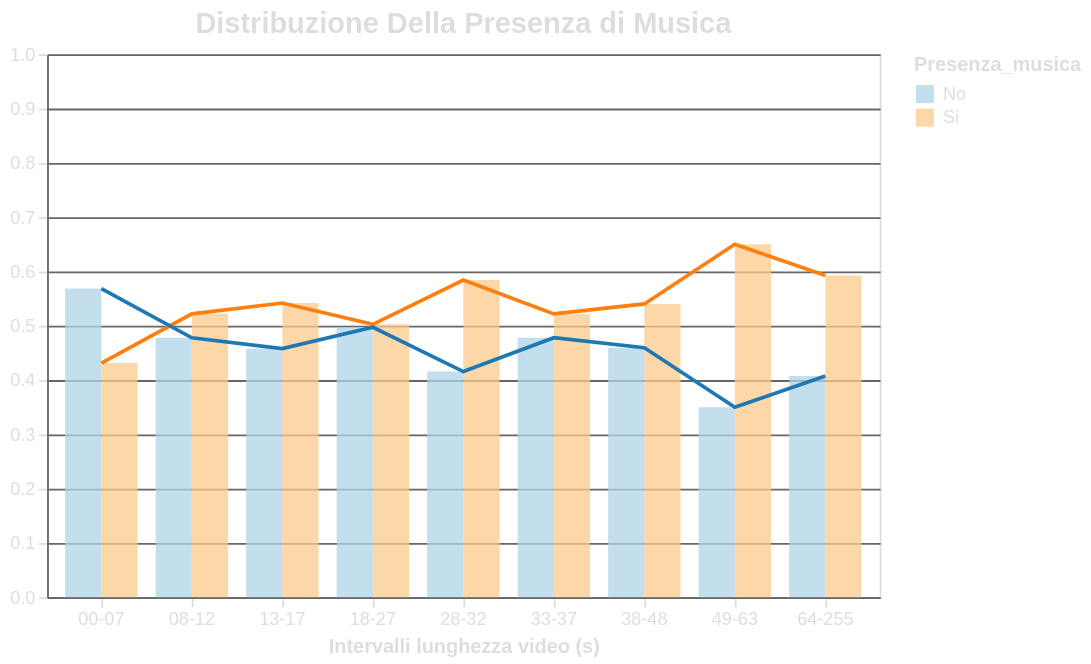

Vega-Lite specification for this chart:
### Vega-Lite specification from a JSON file in a GitHub repository (floating-point values rounded to 4 significant figures)
{"$schema": "https://vega.github.io/schema/vega-lite/v5.17.0.json", "config": {"axis": {"labelAngle": 0, "domainColor": "#666666", "gridColor": "#666666", "labelColor": "#DBDEE1", "tickColor": "#DBDEE1", "titleColor": "#DBDEE1"}, "background": "transparent", "legend": {"labelColor": "#DBDEE1", "titleColor": "#DBDEE1"}, "title": {"color": "#DBDEE1", "fontSize": 16}}, "datasets": {"data-9f260ba2ba9ca59601691fbf62751cdd": [{"Durata Intervallo": "00-07", "Percentuale": 0.4314, "Presenza_musica": "Si"}, {"Durata Intervallo": "08-12", "Percentuale": 0.522, "Presenza_musica": "Si"}, {"Durata Intervallo": "13-17", "Percentuale": 0.542, "Presenza_musica": "Si"}, {"Durata Intervallo": "18-27", "Percentuale": 0.5027, "Presenza_musica": "Si"}, {"Durata Intervallo": "28-32", "Percentuale": 0.5843, "Presenza_musica": "Si"}, {"Durata Intervallo": "33-37", "Percentuale": 0.5219, "Presenza_musica": "Si"}, {"Durata Intervallo": "38-48", "Percentuale": 0.5404, "Presenza_musica": "Si"}, {"Durata Intervallo": "49-63", "Percentuale": 0.65, "Presenza_musica": "Si"}, {"Durata Intervallo": "64-255", "Percentuale": 0.5926, "Presenza_musica": "Si"}], "data-a01dfcbaaa81fbad60566a96d79c62e9": [{"Durata Intervallo": "00-07", "Percentuale": 0.5686, "Presenza_musica": "No"}, {"Durata Intervallo": "08-12", "Percentuale": 0.478, "Presenza_musica": "No"}, {"Durata Intervallo": "13-17", "Percentuale": 0.458, "Presenza_musica": "No"}, {"Durata Intervallo": "18-27", "Percentuale": 0.4973, "Presenza_musica": "No"}, {"Durata Intervallo": "28-32", "Percentuale": 0.4157, "Presenza_musica": "No"}, {"Durata Intervallo": "33-37", "Percentuale": 0.4781, "Presenza_musica": "No"}, {"Durata Intervallo": "38-48", "Percentuale": 0.4596, "Presenza_musica": "No"}, {"Durata Intervallo": "49-63", "Percentuale": 0.35, "Presenza_musica": "No"}, {"Durata Intervallo": "64-255", "Percentuale": 0.4074, "Presenza_musica": "No"}], "data-acf282d54d1ed83acbfc459a1733247d": [{"Durata Intervallo": "00-07", "Percentuale": 0.5686, "Presenza_musica": "No"}, {"Durata Intervallo": "08-12", "Percentuale": 0.478, "Presenza_musica": "No"}, {"Durata Intervallo": "13-17", "Percentuale": 0.458, "Presenza_musica": "No"}, {"Durata Intervallo": "18-27", "Percentuale": 0.4973, "Presenza_musica": "No"}, {"Durata Intervallo": "28-32", "Percentuale": 0.4157, "Presenza_musica": "No"}, {"Durata Intervallo": "33-37", "Percentuale": 0.4781, "Presenza_musica": "No"}, {"Durata Intervallo": "38-48", "Percentuale": 0.4596, "Presenza_musica": "No"}, {"Durata Intervallo": "49-63", "Percentuale": 0.35, "Presenza_musica": "No"}, {"Durata Intervallo": "64-255", "Percentuale": 0.4074, "Presenza_musica": "No"}, {"Durata Intervallo": "00-07", "Percentuale": 0.4314, "Presenza_musica": "Si"}, {"Durata Intervallo": "08-12", "Percentuale": 0.522, "Presenza_musica": "Si"}, {"Durata Intervallo": "13-17", "Percentuale": 0.542, "Presenza_musica": "Si"}, {"Durata Intervallo": "18-27", "Percentuale": 0.5027, "Presenza_musica": "Si"}, {"Durata Intervallo": "28-32", "Percentuale": 0.5843, "Presenza_musica": "Si"}, {"Durata Intervallo": "33-37", "Percentuale": 0.5219, "Presenza_musica": "Si"}, {"Durata Intervallo": "38-48", "Percentuale": 0.5404, "Presenza_musica": "Si"}, {"Durata Intervallo": "49-63", "Percentuale": 0.65, "Presenza_musica": "Si"}, {"Durata Intervallo": "64-255", "Percentuale": 0.5926, "Presenza_musica": "Si"}]}, "height": "container", "layer": [{"data": {"name": "data-acf282d54d1ed83acbfc459a1733247d"}, "encoding": {"color": {"field": "Presenza_musica", "scale": {"scheme": "blueorange"}, "type": "nominal"}, "tooltip": [{"field": "Durata Intervallo", "type": "nominal"}, {"field": "Presenza_musica", "type": "nominal"}, {"field": "Percentuale", "format": ".2f", "type": "quantitative"}], "x": {"axis": {"labelAngle": 0}, "field": "Durata Intervallo", "title": "Intervalli lunghezza video (s)", "type": "nominal"}, "xOffset": {"field": "Presenza_musica", "type": "nominal"}, "y": {"field": "Percentuale", "scale": {"domain": [0, 1]}, "title": "", "type": "quantitative"}}, "mark": {"opacity": 0.75, "type": "bar"}, "title": "Distribuzione Della Presenza di Musica"}, {"data": {"name": "data-9f260ba2ba9ca59601691fbf62751cdd"}, "encoding": {"x": {"field": "Durata Intervallo", "type": "nominal"}, "y": {"field": "Percentuale", "type": "quantitative"}}, "mark": {"color": "#ff7f0e", "type": "line"}}, {"data": {"name": "data-a01dfcbaaa81fbad60566a96d79c62e9"}, "encoding": {"x": {"field": "Durata Intervallo", "type": "nominal"}, "y": {"field": "Percentuale", "type": "quantitative"}}, "mark": {"color": "#1f77b4", "type": "line"}}], "resolve": {"scale": {"y": "shared"}}, "width": "container"}
